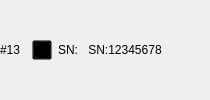
              <widget class="QWidget" name="widget_camera13" native="true">
               <layout class="QHBoxLayout" name="horizontalLayout_19">
                <property name="leftMargin">
                 <number>0</number>
                </property>
                <property name="topMargin">
                 <number>0</number>
                </property>
                <property name="rightMargin">
                 <number>0</number>
                </property>
                <property name="bottomMargin">
                 <number>0</number>
                </property>
                <item>
                 <widget class="QLabel" name="label_27">
                  <property name="text">
                   <string>#13</string>
                  </property>
                 </widget>
                </item>
                <item>
                 <spacer name="horizontalSpacer_26">
                  <property name="orientation">
                   <enum>Qt::Horizontal</enum>
                  </property>
                  <property name="sizeType">
                   <enum>QSizePolicy::Fixed</enum>
                  </property>
                  <property name="sizeHint" stdset="0">
                   <size>
                    <width>5</width>
                    <height>20</height>
                   </size>
                  </property>
                 </spacer>
                </item>
                <item>
                 <widget class="QPushButton" name="pbt_camera13">
                  <property name="sizePolicy">
                   <sizepolicy hsizetype="Fixed" vsizetype="Fixed">
                    <horstretch>0</horstretch>
                    <verstretch>0</verstretch>
                   </sizepolicy>
                  </property>
                  <property name="minimumSize">
                   <size>
                    <width>20</width>
                    <height>20</height>
                   </size>
                  </property>
                  <property name="maximumSize">
                   <size>
                    <width>20</width>
                    <height>20</height>
                   </size>
                  </property>
                  <property name="styleSheet">
                   <string notr="true">QPushButton
{   
    border-image:  url(:/image/camera_off.png);
    background:transparent; 
}

QPushButton:checked
{
    border-image: url(:/image/camera.png);
}
</string>
                  </property>
                  <property name="text">
                   <string/>
                  </property>
                  <property name="checkable">
                   <bool>true</bool>
                  </property>
                 </widget>
                </item>
                <item>
                 <widget class="QLabel" name="label_47">
                  <property name="text">
                   <string>SN:</string>
                  </property>
                 </widget>
                </item>
                <item>
                 <widget class="QPushButton" name="pbt_SN13">
                  <property name="text">
                   <string>SN:12345678</string>
                  </property>
                  <property name="checkable">
                   <bool>true</bool>
                  </property>
                  <property name="flat">
                   <bool>true</bool>
                  </property>
                 </widget>
                </item>
                <item>
                 <spacer name="horizontalSpacer_27">
                  <property name="orientation">
                   <enum>Qt::Horizontal</enum>
                  </property>
                  <property name="sizeHint" stdset="0">
                   <size>
                    <width>44</width>
                    <height>20</height>
                   </size>
                  </property>
                 </spacer>
                </item>
               </layout>
              </widget>
